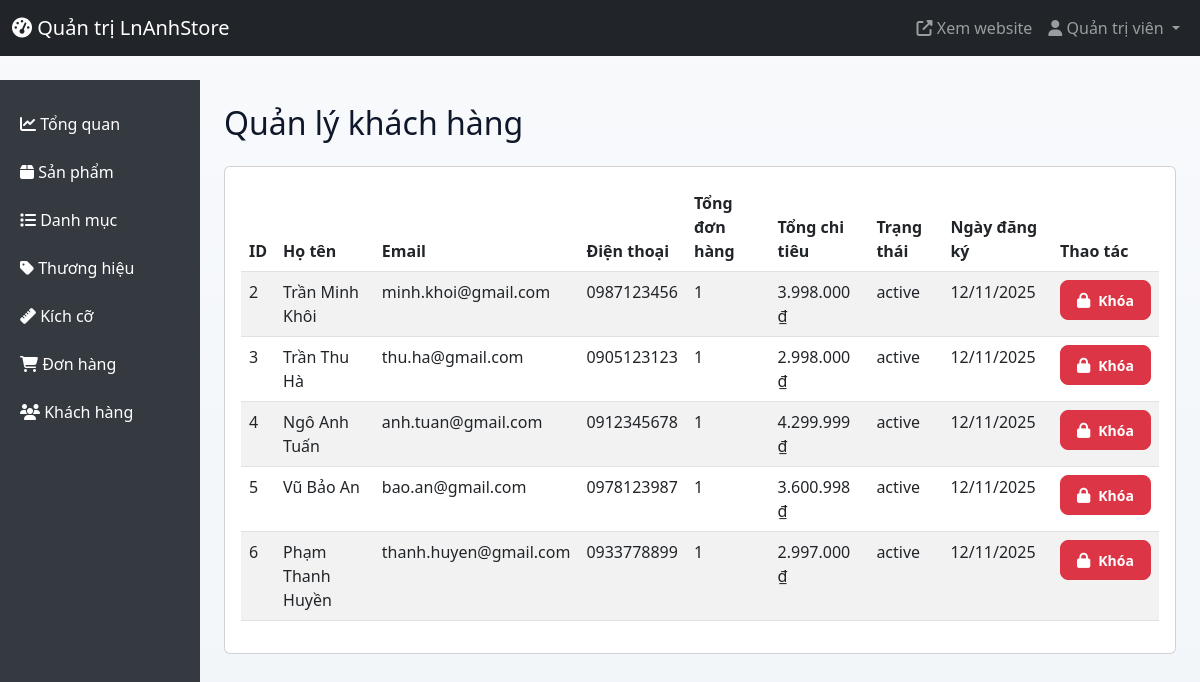
/admin/customers.php (signed in), run on an earlier commit of the app's database.
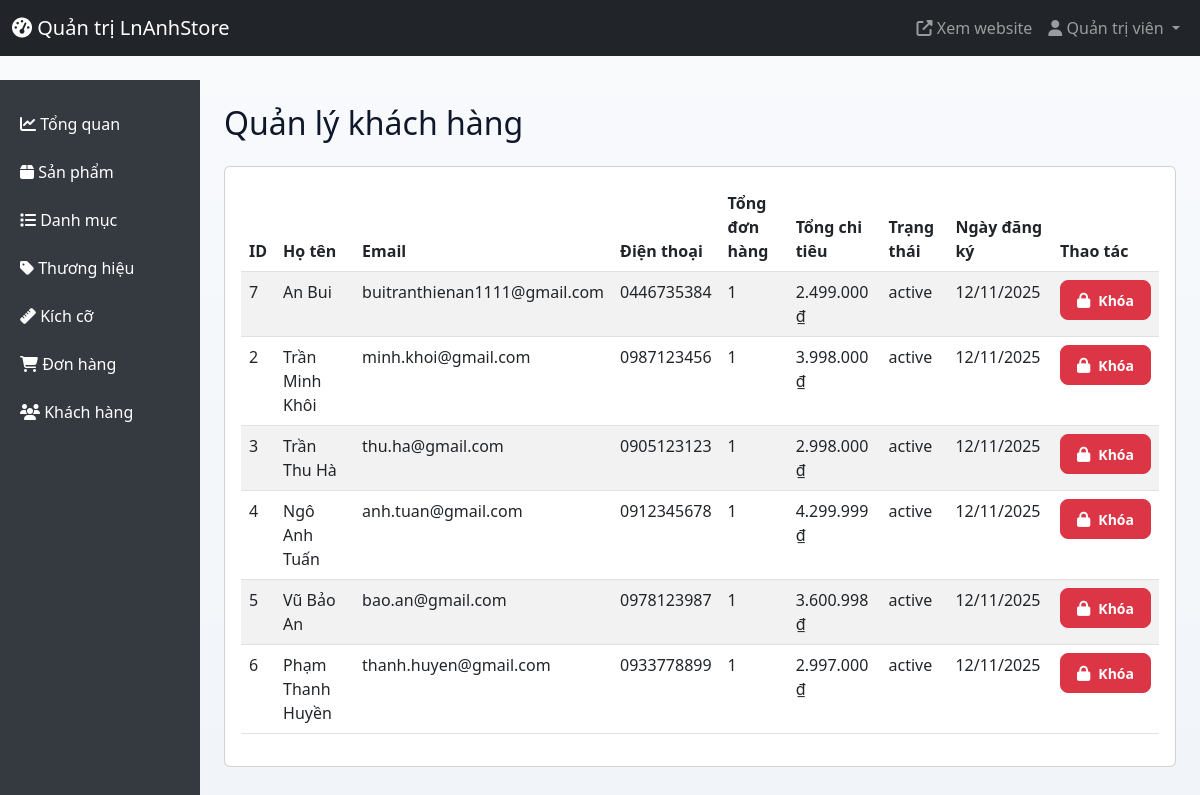
And on a later commit of the database.
### tables this page shows
CREATE TABLE `users` (
  `id` int(11) NOT NULL,
  `email` varchar(255) NOT NULL,
  `password` varchar(255) NOT NULL,
  `full_name` varchar(255) NOT NULL,
  `phone` varchar(20) DEFAULT NULL,
  `address` text DEFAULT NULL,
  `role` enum('customer','admin') NOT NULL DEFAULT 'customer',
  `status` enum('active','locked') NOT NULL DEFAULT 'active',
  `created_at` timestamp NOT NULL DEFAULT current_timestamp()
);

### includes/functions.php (called while the page is built, shortened)
<?php
function format_price($price) {
    return number_format($price, 0, ',', '.') . ' ₫';
}
function get_status_badge($status) {
    $badges = [
        'pending' => '<span class="badge bg-warning text-dark">Chờ xử lý</span>',
        'confirmed' => '<span class="badge bg-info">Đã xác nhận</span>',
        'shipping' => '<span class="badge bg-primary">Đang giao</span>',
        'completed' => '<span class="badge bg-success">Hoàn thành</span>',
        'cancelled' => '<span class="badge bg-danger">Đã hủy</span>',
        'active' => '<span class="badge bg-success">Hoạt động</span>',
        'locked' => '<span class="badge bg-danger">Đã khóa</span>'
    ];
    return $badges[$status] ?? $status;
}
?>

### admin/customers.php (the view, shortened to what this page needs)
<?php
require_once '../config/database.php';
require_once '../includes/functions.php';
$customers = $db_conn->query("
    SELECT u.*,
           COUNT(DISTINCT o.id) as total_orders,
           COALESCE(SUM(o.total_amount), 0) as total_spent
    FROM users u
    LEFT JOIN orders o ON u.id = o.id_user
    WHERE u.role = 'customer'
    GROUP BY u.id
    ORDER BY u.created_at DESC
")->fetchAll();
include 'header.php';
?>
<h2 class="mb-4">Quản lý khách hàng</h2>
<div class="card">
    <div class="card-body">
        <div class="table-responsive">
            <table class="table table-striped">
                <thead>
                    <tr>
                        <th>ID</th>
                        <th>Họ tên</th>
                        <th>Email</th>
                        <th>Điện thoại</th>
                        <th>Tổng đơn hàng</th>
                        <th>Tổng chi tiêu</th>
                        <th>Trạng thái</th>
                        <th>Ngày đăng ký</th>
                        <th>Thao tác</th>
                    </tr>
                </thead>
                <tbody>
                    <?php foreach ($customers as $customer): ?>
                        <tr>
                            <td><?php echo $customer['id']; ?></td>
                            <td><?php echo htmlspecialchars($customer['full_name']); ?></td>
                            <td><?php echo htmlspecialchars($customer['email']); ?></td>
                            <td><?php echo htmlspecialchars($customer['phone'] ?? '-'); ?></td>
                            <td><?php echo $customer['total_orders']; ?></td>
                            <td><?php echo format_price($customer['total_spent']); ?></td>
                            <td><?php echo get_status_badge($customer['status']); ?></td>
                            <td><?php echo date('d/m/Y', strtotime($customer['created_at'])); ?></td>
                            <td class="table-actions">
                                <form method="POST" style="display: inline;" onsubmit="return confirm('Bạn có chắc muốn <?php echo $customer['status'] === 'active' ? 'khóa' : 'mở khóa'; ?> tài khoản này?')">
                                    <button type="submit" class="btn btn-sm <?php echo $customer['status'] === 'active' ? 'btn-danger' : 'btn-success'; ?>">
                                        <i class="fas fa-<?php echo $customer['status'] === 'active' ? 'lock' : 'unlock'; ?>"></i>
                                        <?php echo $customer['status'] === 'active' ? 'Khóa' : 'Mở'; ?>
                                    </button>
                                </form>
                            </td>
                        </tr>
                    <?php endforeach; ?>
                </tbody>
            </table>
        </div>
    </div>
</div>
<?php include 'footer.php'; ?>

What changed in the data, as far as the page shows it:
added users: id "7", full_name "An Bui", email "buitranthienan1111@gmail.com", phone "0446735384", total_orders "1", total_spent "2.499.000 ₫", status "active", created_at "12/11/2025", shows "Khóa"
